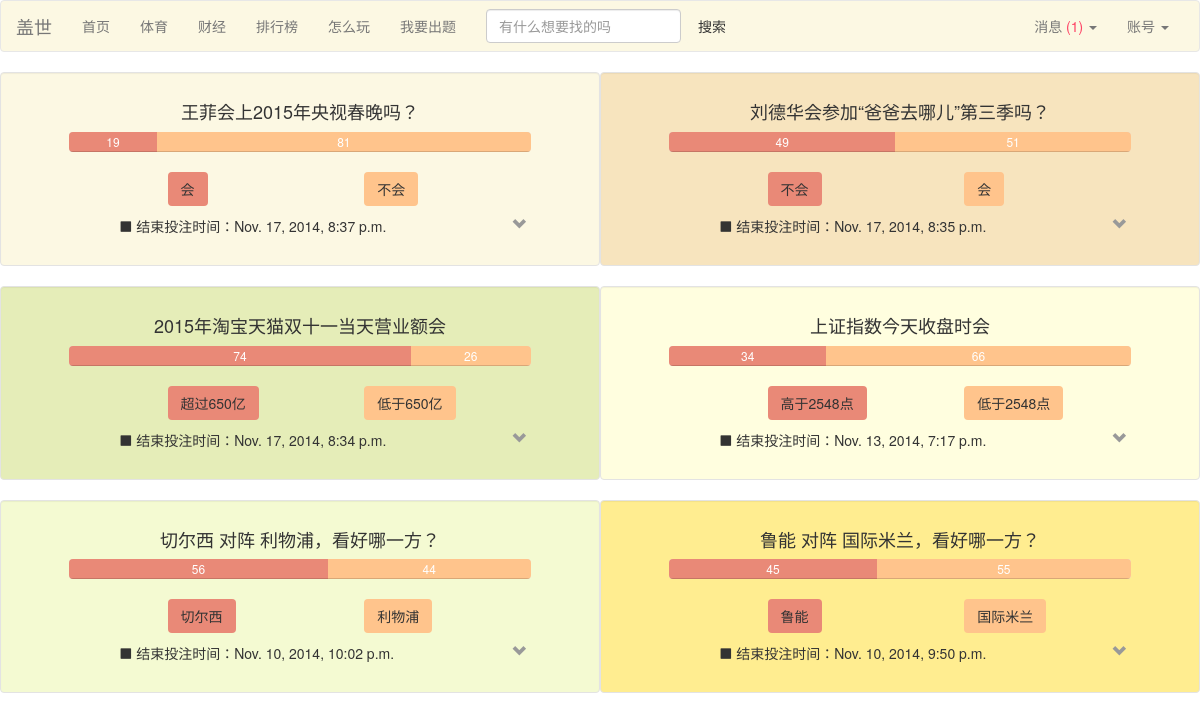
The app's page /home (signed in), older data.
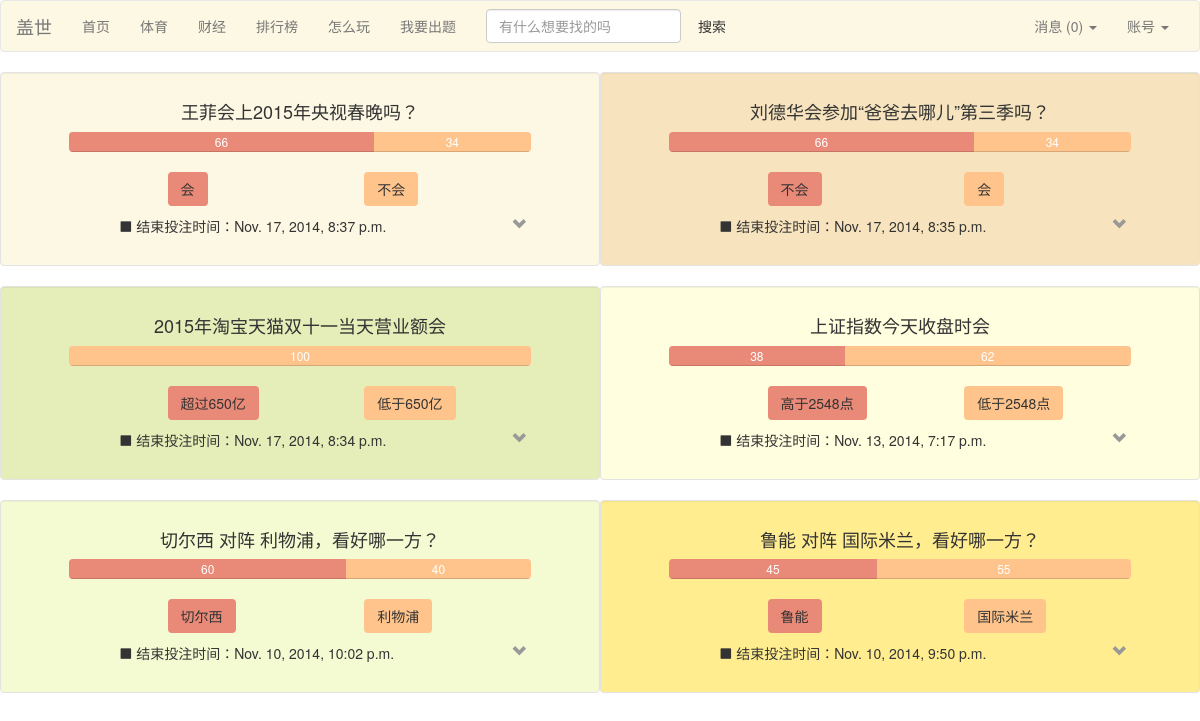
The same page, newer data.
### Guess/models.py (models this page shows)
class Game(models.Model):
	index = models.IntegerField()
	headline = models.TextField()
	begin = models.DateTimeField(auto_now_add=True)
	expire = models.DateTimeField()
	name_home = models.CharField(max_length=30)
	price_home = models.IntegerField(default=50)
	num_home = models.IntegerField(default=0)
	name_away = models.CharField(max_length=30)
	price_away = models.IntegerField(default=50)
	num_away = models.IntegerField(default=0)
	outcome = models.BooleanField(default=False)   # True means home wins and vice versa
	ended = models.BooleanField(default=False)
	event = models.IntegerField()
	is_primary = models.IntegerField(default=0)
	game_type = models.CharField(max_length=50)
	class Meta:
		ordering = ('expire',)

### Guess/views.py (the view)
# urls.py: url(r'^home$', 'Guess.views.home', name='home'),
def home(request):
	if not request.user.is_authenticated():
		return redirect(reverse('login'))
	temps = Game.objects.filter(ended=False).order_by('-event','-is_primary')
	gamess = game_choose_and_sort(temps)
	cur_person = Person.objects.get(user=request.user)
	if request.method == 'POST':
		if 'marked_all_as_read' in request.POST:
			marked_all_as_read(cur_person)
		for cur_game in temps:
			accept_bet(request,cur_person,cur_game)
		return redirect(reverse('home'))
	else:
		para = {}
		para['gamess'] = gamess
		para = encap_para(para, cur_person)
		return render(request, 'home.html', para)

### Guess/views.py (called while the page is built)
def game_choose_and_sort(temps):
	gamess = []
	games = []
	flag = 0
	for p in temps:
		if flag == 0:
			event = p.event
			flag = 1
		elif p.event != event:
			event = p.event
			gamess.append(games)
			games = []
		games.append(p)
	gamess.append(games)
	return gamess

def find_unread(person):
	return Message.objects.filter(owner=person, read=False)

def encap_para(para,person):
	messages = find_unread(person)
	para['unread'] = len(messages)
	para['messages'] = messages
	return para

### Guess/templates/home.html (shortened to what this page needs)
{% load bootstrap3 %}
{% load profile_tag %}
{% include "nav_bar.html" %}
{% for games in gamess %}
{% if forloop.counter == 1 %}
<div class="well well-frame-c1 col-md-6">
{% elif forloop.counter == 2 %}
<div class="well well-frame-c2 col-md-6">
{% elif forloop.counter == 3 %}
<div class="well well-frame-c3 col-md-6">
{% elif forloop.counter == 4 %}
<div class="well well-frame-c4 col-md-6">
{% elif forloop.counter == 5 %}
<div class="well well-frame-c5 col-md-6">
{% elif forloop.counter == 6 %}
<div class="well well-frame-c6 col-md-6">
{% elif forloop.counter == 7 %}
<div class="well well-frame-c7 col-md-6">
{% elif forloop.counter == 8 %}
<div class="well well-frame-c8 col-md-6">
{% elif forloop.counter == 9 %}
<div class="well well-frame-c9 col-md-6">
{% elif forloop.counter == 10 %}
<div class="well well-frame-c10 col-md-6">
{% endif %}
{% for game in games %}
{% if forloop.first %}
<div class = "row">
    <div class="col-md-10 col-md-offset-1">
        {% if game.game_type == "财经" %}
            <h4 class="text-center">{{ game.headline }}</h4>
        {% elif game.game_type == "体育" %}
            <h4 class="text-center">{{ game.name_home }} 对阵 {{ game.name_away }}，看好哪一方？</h4>
        {% endif %}
        <div class="progress">
            <div class="progress-bar progress-bar-c1" style="width: {{ game.price_home }}%">{{ game.price_home }}</div>
            <div class="progress-bar progress-bar-c2" style="width: {{ game.price_away }}%">{{ game.price_away }}</div>
        </div>
    </div>
</div>
<div class="row">
    <form method="POST">
         <div class="col-md-1 col-md-offset-3 spacer"><input class="btn progress-bar-c1" type="submit" value={{ game.name_home }} name="h:{{ game.pk }}" onclick="on_submit(event)"/></div>
         <div class="col-md-1 col-md-offset-3 spacer"><input class="btn progress-bar-c2" type="submit" value={{ game.name_away }} name="a:{{ game.pk }}" onclick="on_submit(event)"/></div>
         <p class="col-md-8 col-md-offset-2"><i class="glyphicon glyphicon-stop"></i> 结束投注时间：{{ game.expire }}</p>
         <div class="col-xs-1 col-sm-1 col-md-1 col-lg-1 dropdown-user"  data-for=".{{ game.pk }}">
                <i class="glyphicon glyphicon-chevron-down text-muted"></i>
         </div>
                                    {% endif %}
{% endfor %}
    </form>
</div>
</div>
{% endfor %}

Row changes from the older to the newer data that the page shows:
changed Game "王菲会上2015年央视春晚吗？": price_home "19" → "66"; price_away "81" → "34"
changed Game "刘德华会参加“爸爸去哪儿”第三季吗？": price_home "49" → "66"; price_away "51" → "34"
changed Game "2015年淘宝天猫双十一当天营业额会": price_away "26" → "100"; price_home "74" → (not shown)
changed Game "上证指数今天收盘时会": price_home "34" → "38"; price_away "66" → "62"
changed Game "切尔西": price_home "56" → "60"; price_away "44" → "40"
Text that changed along with them:
{{ unread }}: (not shown) → "0"
{{ unread }}: "1" → (not shown)
